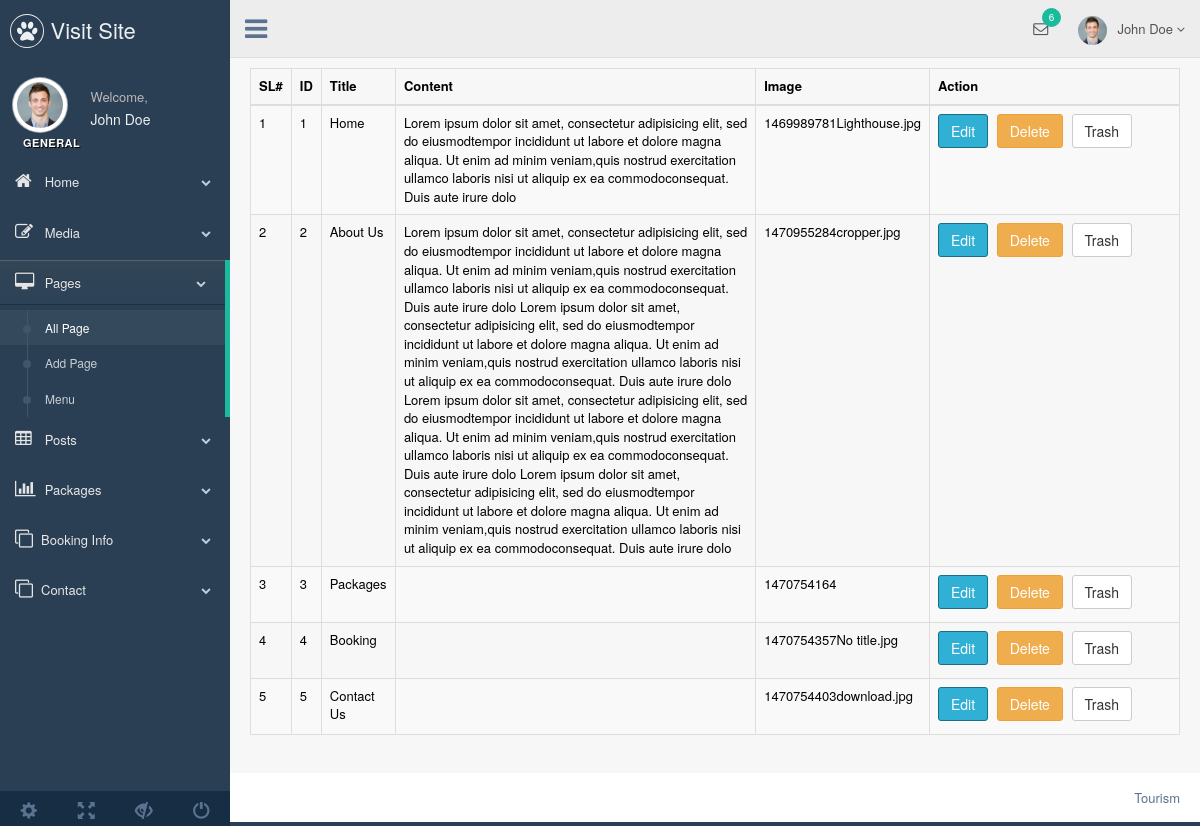
/admin/page.php (signed in), run on the app's committed database.
### tables this page shows
CREATE TABLE IF NOT EXISTS `page` (
  `id` int(250) NOT NULL AUTO_INCREMENT,
  `title` varchar(250) NOT NULL,
  `content` text NOT NULL,
  `img_name` varchar(250) NOT NULL,
  `trash_at` varchar(255) DEFAULT NULL,
  PRIMARY KEY (`id`)
);

### src/Model/Database/Database.php (called while the page is built, shortened)
<?php
class Database{
    protected function __construct()
    {
        $this->conn = new \mysqli("localhost","root","","tourism");
    }
}

### src/Model/Page/Page.php (called while the page is built, shortened)
<?php
class Page extends Database
{
    public function selectAll()
    {
        $_allPage = array();
        $query = "SELECT * FROM `page` WHERE `trash_at` IS NULL";
        $result = $this->conn->query($query);
        while ($row = $result->fetch_object()) {
            $_allPage[] = $row;
        }
        return $_allPage;
    }
}

### admin/page.php (the view, shortened to what this page needs)
<?php
include_once"header.php";
$page = new Page();
$allPage = $page->selectAll();
?>
        <div class="right_col" role="main">
          <div class="container">
            <div class="row">
              <div class="col-lg-12">
                <div class="table-responsive">
                        <table class="table table-bordered table-striped">
                            <thead>
                                <tr>
                                    <th>SL#</th>
                                    <th>ID</th>
                                    <th>Title</th>
                                    <th>Content</th>
                                    <th>Image</th>
                                    <th style="width:250px;">Action</th>
                                </tr>
                            </thead>
                            <tbody>
                            <?php $sl=0; foreach($allPage as $page){ $sl++;?>
                                <tr>
                                    <td><?php echo $sl;?></td>
                                    <td><?php echo $page->id; ?></td>
                                    <td><?php echo $page->title; ?></td>
                                    <td><?php echo $page->content; ?></td>
                                    <td><?php echo $page->img_name; ?></td>
                                    <td style="width:250px;">
                                        <a class="btn btn-info" href="pageEdite.php?id=<?php echo $page->id; ?>">Edit</a>
                                        <a class="btn btn-warning" href="pageDelete.php?id=<?php echo $page->id; ?>">Delete</a>
                                        <a class="btn btn-default" href="pageTrash.php?id=<?php echo $page->id; ?>">Trash</a>
                                    </td>
                                </tr>
                            <?php } ?>
                            </tbody>
                        </table>
                    </div>
              </div>
            </div>
          </div>
        </div>
<?php include_once"footer.php"; ?>

### Resources/css/main.css (style rules this page uses)
* { margin: 0; padding:0; }
body { color:#000; }
.btn-info { background-color: #31b0d5; border-color: #1b6d85; color: #fff; }

### data on the page
page: id "1", title "Home", content "Lorem ipsum dolor sit amet, consectetur adipisicing elit, sed do eiusmodtempor incididunt ut labore et dolore magna aliqua. Ut enim ad minim veniam,quis nostrud exercitation ullamco laboris nisi ut aliquip ex ea commodoconsequat. Duis aute irure dolo", img_name "1469989781Lighthouse.jpg"
page: id "2", title "About Us", content "Lorem ipsum dolor sit amet, consectetur adipisicing elit, sed do eiusmodtempor incididunt ut labore et dolore magna aliqua. Ut enim ad minim veniam,quis nostrud exercitation ullamco laboris nisi ut aliquip ex ea commodoconsequat. Duis aute irure dolo Lorem ipsum dolor sit amet, consectetur adipisicing elit, sed do eiusmodtempor incididunt ut labore et dolore magna aliqua. Ut enim ad minim veniam,quis nostrud exercitation ullamco laboris nisi ut aliquip ex ea commodoconsequat. Duis aute irure dolo Lorem ipsum dolor sit amet, consectetur adipisicing elit, sed do eiusmodtempor incididunt ut labore et dolore magna aliqua. Ut enim ad minim veniam,quis nostrud exercitation ullamco laboris nisi ut…", img_name "1470955284cropper.jpg"
page: id "3", title "Packages", img_name "1470754164"
page: id "4", title "Booking", img_name "1470754357No title.jpg"
page: id "5", title "Contact Us", img_name "1470754403download.jpg"
